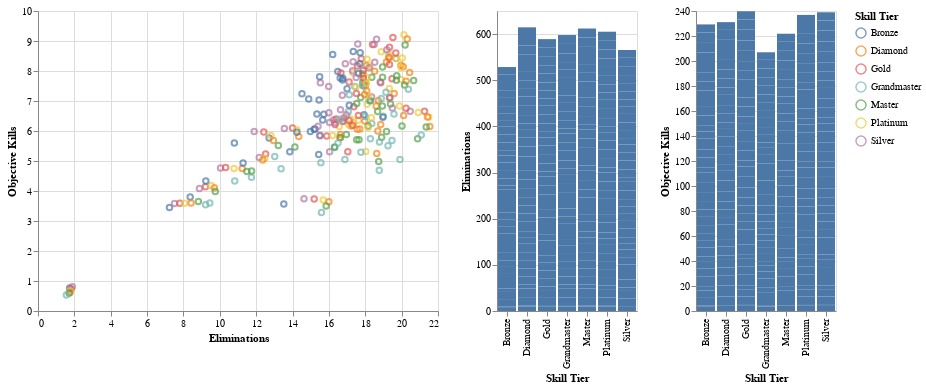

Notebook source saved alongside this figure:
### Markdown cell above
#### Context :
A common question about the game's ranked system that most players have is "Why am I ranked so low? I feel like I am better than most players since I have more kills than them". Like I said before this game also focuses on completing an objective where an objective kill is receiving an elimination while completing the objective. Another common argument is to either focus on kills as a whole or focus on the objective, so let us visualize this data by using x = Eliminations and y = Objective Kills and see if there is a trend present.
#### Note: Skill Tiers from lowest to highest is Bronze, Silver, Gold, Platinum, Diamond, Master, then Grandmaster

### Code cell
brush = alt.selection_interval()
c = alt.Chart(df_ow).mark_point().encode(
    x='Eliminations',
    y='Objective Kills',
    color="Skill Tier"
).add_selection(brush)

c1= alt.Chart(df_ow).mark_bar().encode(
    x = 'Skill Tier',
    y='Eliminations'
).transform_filter(brush)

c2= alt.Chart(df_ow).mark_bar().encode(
    x = 'Skill Tier',
    y='Objective Kills'
).transform_filter(brush)

c|c1|c2

### Figure 1 — Vega-Lite specification as saved in the notebook (floating-point values rounded to 4 significant figures; data arrays with more than 128 entries replaced by an {"elided": "..."} marker saying what was removed)
{"config": {"view": {"continuousWidth": 400, "continuousHeight": 300}}, "hconcat": [{"mark": "point", "encoding": {"color": {"field": "Skill Tier", "type": "nominal"}, "x": {"field": "Eliminations", "type": "quantitative"}, "y": {"field": "Objective Kills", "type": "quantitative"}}, "selection": {"selector001": {"type": "interval"}}}, {"mark": "bar", "encoding": {"x": {"field": "Skill Tier", "type": "nominal"}, "y": {"field": "Eliminations", "type": "quantitative"}}, "transform": [{"filter": {"selection": "selector001"}}]}, {"mark": "bar", "encoding": {"x": {"field": "Skill Tier", "type": "nominal"}, "y": {"field": "Objective Kills", "type": "quantitative"}}, "transform": [{"filter": {"selection": "selector001"}}]}], "data": {"name": "data-4dab24f941b3f7b17bc85e3381c3c3e7"}, "$schema": "https://vega.github.io/schema/vega-lite/v4.17.0.json", "datasets": {"data-4dab24f941b3f7b17bc85e3381c3c3e7": {"elided": "252 records"}}}
